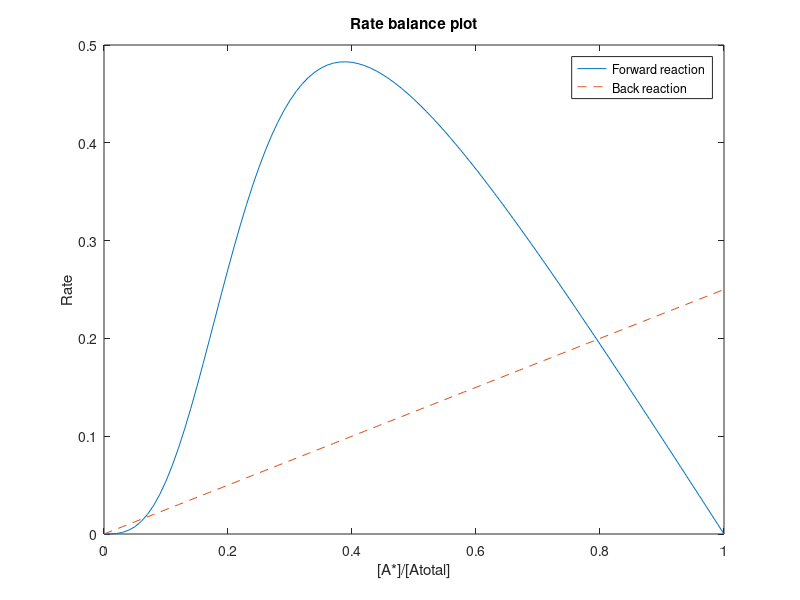

Write MATLAB code to recreate this figure.
Atotal = 2;
kf = 1;
kfb = 1;
kb = 0.25;
I = 1;
n = 3;
cons = 0.5;

AstarbyAtotal = 0:0.01:1;
Astar = AstarbyAtotal*Atotal;
% Defining feedback rate
feedback_rate = kfb.*((Astar.^n)./((Astar.^n)+cons^n)).*(1 - AstarbyAtotal);
forward_rate = feedback_rate;
% Defining forward rate
plot(AstarbyAtotal,forward_rate)
hold on

% Defining backward rate
backward_rate = kb*I*AstarbyAtotal;
% Plotting backward rate
plot(AstarbyAtotal,backward_rate,'--')

xlabel('[A*]/[Atotal]')
ylabel('Rate')
legend('Forward reaction','Back reaction')
title('Rate balance plot')